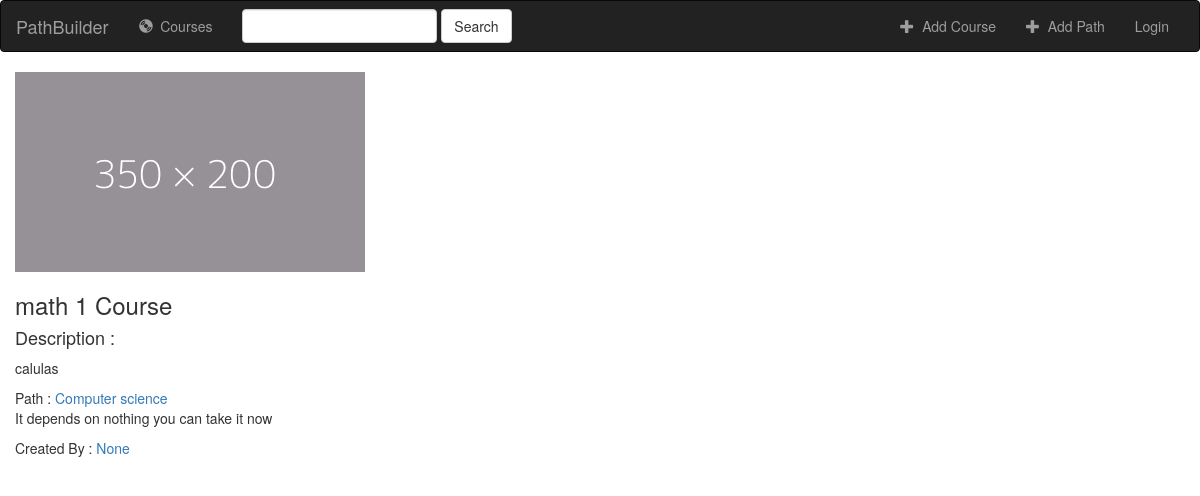
The page /paths/courses/math-1 on the database as committed earlier.
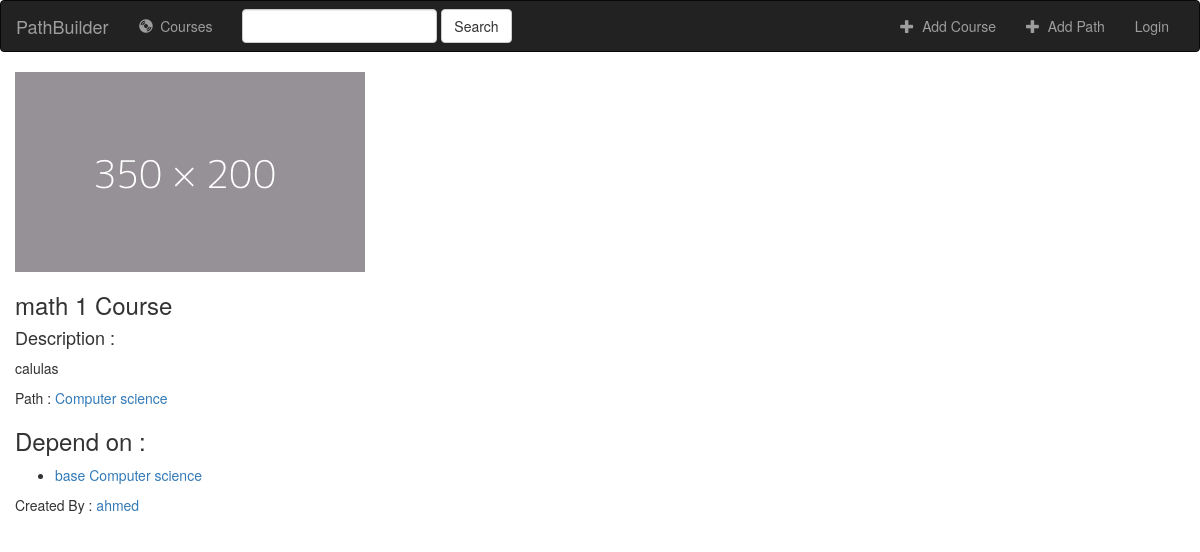
The same page on the database as committed later.
### paths/models.py (models this page shows, shortened)
class Course(models.Model):
    name = models.CharField(max_length=200, blank=False)
    slug = models.SlugField(max_length=200 , unique=True,null=False,blank=False)
    description = models.CharField(max_length=500)
    depend_on = models.ManyToManyField('self',related_name="above", blank=True,symmetrical=False)
    path = models.ForeignKey('Path', on_delete=models.CASCADE)
    creator = models.ForeignKey(User, on_delete=models.SET_NULL, null=True, blank=True)
    added = models.DateTimeField(auto_now_add=True)
    updated = models.DateTimeField(auto_now=True)
    photo = models.ImageField(default= dummyimage ,blank= True,upload_to=get_directory)
    class Meta:
        permissions = (("can_mark_returned", "Set book as returned"),)
    def get_absolute_url(self):
        return reverse('paths:show_course',args=[str(self.slug)])

class Path(models.Model):
    name = models.CharField(max_length=200, blank=False)
    slug = models.SlugField(max_length=200 , unique=True,null=False,blank=False)
    description = models.CharField(max_length=500)
    base = models.OneToOneField(Course, on_delete=models.CASCADE, related_name="base",blank=True,null=True)
    creator = models.ForeignKey(User, on_delete=models.SET_NULL, null=True, blank=True)
    added = models.DateTimeField(auto_now_add=True)
    updated = models.DateTimeField(auto_now=True)
    photo = models.ImageField(default= dummyimage ,blank= True,upload_to=get_directory)
    def get_absolute_url(self):
        return reverse('paths:show_path',args=[str(self.slug)])

### paths/views.py (the view)
# urls.py: path(r'courses/<slug:slug>', views.CourseDetailView.as_view(), name='show_course'),
class CourseDetailView(generic.DetailView):
    model = Course

### paths/templates/paths/course_detail.html (shortened to what this page needs)
{% extends 'base.html' %}
{% block content %}
<div class="container-fluid songs-container">
    <div class="row">
        <div class="col-sm-12">
            <img class="" src="{{ course.photo.url }}" alt="Card image cap" width="350" height="200">
          <h3>{{course.name}} Course</h3>
          <h4>Description : </h4> <p>{{ course.description }}</p>
          Path : <a href="{{ course.path.get_absolute_url }}" class="">{{ course.path.name }}</a>
          {% if course.depend_on.all %}
            <h3>Depend on :</h3>
            <ul>
                {% for i_course in course.depend_on.all %}
                    <li><a href="{{ i_course.get_absolute_url }}">{{ i_course.name }}</a></li>
                {% endfor %}
            </ul>
          {% else %}
          <p>It depends on nothing you can take it now </p>
          {% endif %}
          <p>Created By : <a href="{{course.creator.get_absolute_url}}">{{course.creator}}</a></p>
        </div>
    </div>
</div>
{% endblock %}

### paths/templates/base.html (shortened to what this page needs)
<!DOCTYPE html>
<html lang="en">
<head>
    {% load static %}
    <link rel="stylesheet" href="https://maxcdn.bootstrapcdn.com/bootstrap/3.3.6/css/bootstrap.min.css">
    <link rel="stylesheet" type="text/css" href="{% static 'paths/style.css' %}"/>
</head>
<body>
<nav class="navbar navbar-inverse">
    <div class="container-fluid">
        <div class="navbar-header">
            <a class="navbar-brand" href="{% url 'paths:index' %}">PathBuilder</a>
        </div>
        <div class="collapse navbar-collapse" id="topNavBar">
            <ul class="nav navbar-nav">
                <li class="{% block albums_active %}{% endblock %}"><a href="{% url 'paths:courses' %}"><span class="glyphicon glyphicon-cd" aria-hidden="true"></span>&nbsp; Courses</a></li>
            </ul>
            <form class="navbar-form navbar-left" role="search" method="get" action="{% url 'paths:index' %}">
                <div class="form-group">
                    <input type="text" class="form-control" name="q" value="{{ request.GET.q }}">
                </div>
                <button type="submit" class="btn btn-default">Search</button>
            </form>
            <ul class="nav navbar-nav navbar-right">
                <li>
                    <a href="{% url 'paths:add_course' %}">
                        <span class="glyphicon glyphicon-plus" aria-hidden="true"></span>&nbsp; Add Course
                    </a>
                </li>
                <li>
                    <a href="{% url 'paths:add_path' %}">
                        <span class="glyphicon glyphicon-plus" aria-hidden="true"></span>&nbsp; Add Path
                    </a>
                </li>
                {% if user.is_authenticated %}
                    <li>
                        <a href="{{ user.get_absolute_url }}">
                            <span class="glyphicon glyphicon-off" aria-hidden="true"></span>&nbsp; Hi, {{ user.get_username }}
                        </a>
                    </li>
                    <li><a href="{% url 'logout'%}?next={{request.path}}">
                        <span class="glyphicon glyphicon-off" aria-hidden="true"></span>&nbsp; Logout
                    </a></li>
                {% else %}
                    <li><a href="{% url 'login'%}?next={{request.path}}">
                        Login
                    </a></li>
                {% endif %}
            </ul>
        </div>
    </div>
</nav>
{% block content %}
{% endblock %}
</body>
</html>

Rows that differ between the two databases and show on the page:
changed Course "math 1": creator "None" → "ahmed"
added Course: name "base Computer science"
Other text that changed with them:
text no longer shown: "It depends on nothing you can take it now"
text now shown: "Depend on :"
